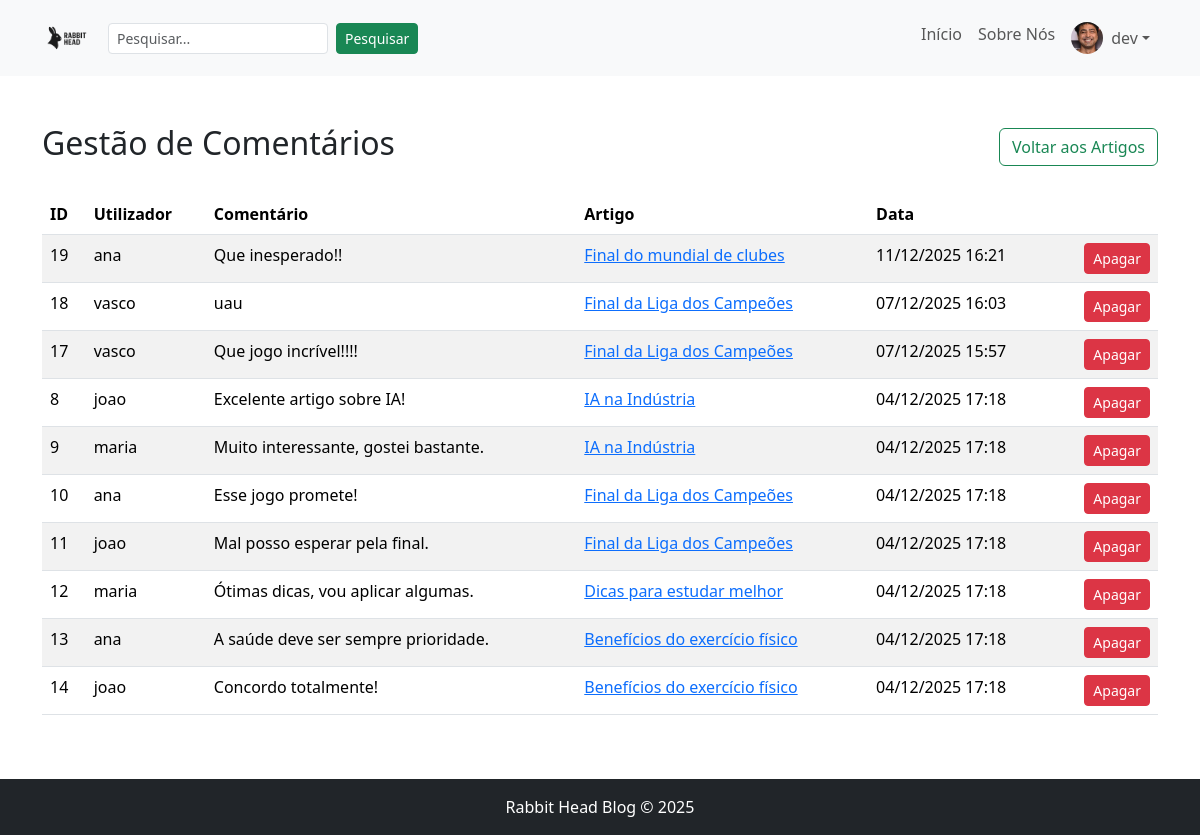
/admin/comments.php (signed in), run on the app's committed database.
### tables this page shows
CREATE TABLE `comentarios` (
  `id_comentario` int NOT NULL AUTO_INCREMENT,
  `id_user` int NOT NULL,
  `comentario` text NOT NULL,
  `data` datetime DEFAULT CURRENT_TIMESTAMP,
  `id_artigo` int NOT NULL,
  PRIMARY KEY (`id_comentario`),
  KEY `fk_comentarios_user` (`id_user`),
  KEY `fk_comentarios_artigo` (`id_artigo`),
  CONSTRAINT `fk_comentarios_artigo` FOREIGN KEY (`id_artigo`) REFERENCES `artigos` (`id_artigo`),
  CONSTRAINT `fk_comentarios_user` FOREIGN KEY (`id_user`) REFERENCES `users` (`id_user`)
);

CREATE TABLE `users` (
  `id_user` int NOT NULL AUTO_INCREMENT,
  `username` varchar(50) NOT NULL,
  `email` varchar(100) NOT NULL,
  `first_name` varchar(50) DEFAULT NULL,
  `last_name` varchar(50) DEFAULT NULL,
  `foto` varchar(255) DEFAULT NULL,
  `password` varchar(255) NOT NULL,
  `salt` varchar(255) NOT NULL,
  `superuser` tinyint(1) DEFAULT '0',
  `avatar` varchar(255) DEFAULT NULL,
  `role` varchar(20) NOT NULL DEFAULT 'user',
  `biografia` text,
  PRIMARY KEY (`id_user`),
  UNIQUE KEY `username` (`username`),
  UNIQUE KEY `email` (`email`)
);

CREATE TABLE `artigos` (
  `id_artigo` int NOT NULL AUTO_INCREMENT,
  `titulo` varchar(200) NOT NULL,
  `texto_artigo` text NOT NULL,
  `data` datetime DEFAULT CURRENT_TIMESTAMP,
  `foto` varchar(255) DEFAULT NULL,
  `id_categoria` int DEFAULT NULL,
  `URL_slug` varchar(255) NOT NULL DEFAULT '',
  `autor` int NOT NULL DEFAULT '0',
  PRIMARY KEY (`id_artigo`),
  KEY `fk_artigos_categoria` (`id_categoria`),
  CONSTRAINT `fk_artigos_categoria` FOREIGN KEY (`id_categoria`) REFERENCES `categorias` (`id_categoria`) ON DELETE SET NULL
);

### admin/comments.php (the view, shortened to what this page needs)
<?php
$conn = get_db();
$uid = (int)($_SESSION['user_id'] ?? 0);
$stmt = $conn->prepare('SELECT role, username FROM Users WHERE id_user = ? LIMIT 1');
$stmt->bind_param('i', $uid);
$stmt->execute();
$res = $stmt->get_result();
$role = 'user'; $username = '';
if ($r = $res->fetch_assoc()) $role = $r['role'] ?? 'user';
$comments = [];
$sql = 'SELECT c.id_comentario, c.comentario, DATE_FORMAT(c.data, "%d/%m/%Y %H:%i") as data, u.username, a.titulo, a.URL_slug, a.autor as artigo_autor FROM Comentarios c LEFT JOIN Users u ON c.id_user = u.id_user LEFT JOIN Artigos a ON c.id_artigo = a.id_artigo ';
$sql .= 'ORDER BY c.data DESC';
if ($role === 'author') {
    $q = $conn->prepare($sql);
    $q->bind_param('is', $uid, $username);
    $q->execute();
    $res = $q->get_result();
    while ($row = $res->fetch_assoc()) $comments[] = $row;
    $res->free();
    $q->close();
} else {
    if ($res = $conn->query($sql)) {
        while ($row = $res->fetch_assoc()) $comments[] = $row;
    }
}
function e($s){ return htmlspecialchars($s, ENT_QUOTES | ENT_SUBSTITUTE, 'UTF-8'); }
?>
<!DOCTYPE html>
<html lang="pt-pt">
<head>
    <link rel="stylesheet" href="../css/bootstrap.min.css">
    <link rel="stylesheet" href="../css/style.css">
</head>
<body>
<?php require_once __DIR__ . '/../partials/navbar.php'; ?>
<main class="container my-5">
    <div class="d-flex justify-content-between align-items-center mb-4">
        <h2>Gestão de Comentários</h2>
        <?php if (!empty($role) && $role === 'moderator'): ?>
              <a class="btn btn-outline-success" href="../index.php">Voltar aos Artigos</a>
        <?php else: ?>
              <a class="btn btn-outline-success" href="articles.php">Voltar aos Artigos</a>
        <?php endif; ?>
    </div>
    <?php if (count($comments) === 0): ?>
        <p>Nenhum comentário encontrado.</p>
    <?php else: ?>
        <div class="table-responsive">
            <table class="table table-striped">
                <thead>
                    <tr>
                        <th>ID</th>
                        <th>Utilizador</th>
                        <th>Comentário</th>
                        <th>Artigo</th>
                        <th>Data</th>
                        <th></th>
                    </tr>
                </thead>
                <tbody>
                <?php foreach ($comments as $c): ?>
                    <tr>
                        <td><?php echo e($c['id_comentario']); ?></td>
                        <td><?php echo e($c['username'] ?: 'Utilizador'); ?></td>
                        <td style="max-width:400px;"><?php echo nl2br(e($c['comentario'])); ?></td>
                        <td><?php if (!empty($c['URL_slug'])): ?><a href="../artigo.php?slug=<?php echo urlencode($c['URL_slug']); ?>" target="_blank"><?php echo e($c['titulo']); ?></a><?php else: ?>-<?php endif; ?></td>
                        <td><?php echo e($c['data']); ?></td>
                        <td class="text-end">
                            <a class="btn btn-sm btn-danger" href="delete_comment.php?id=<?php echo e($c['id_comentario']); ?>" onclick="return confirm('Apagar comentário?');">Apagar</a>
                        </td>
                    </tr>
                <?php endforeach; ?>
                </tbody>
            </table>
        </div>
    <?php endif; ?>
</main>
<?php require_once __DIR__ . '/../partials/footer.php'; ?>
</body>
</html>

### css/style.css (style rules this page uses)
html, body { height: 100%; }
body { display: flex; flex-direction: column; min-height: 100vh; }
main { flex: 1 0 auto; }

### data on the page
comentarios: id_comentario "19", id_user.username "ana", comentario "Que inesperado!!", id_artigo.titulo "Final do mundial de clubes", data "11/12/2025 16:21"
comentarios: id_comentario "18", id_user.username "vasco", comentario "uau", id_artigo.titulo "Final da Liga dos Campeões", data "07/12/2025 16:03"
comentarios: id_comentario "17", id_user.username "vasco", comentario "Que jogo incrível!!!!", id_artigo.titulo "Final da Liga dos Campeões", data "07/12/2025 15:57"
comentarios: id_comentario "8", id_user.username "joao", comentario "Excelente artigo sobre IA!", id_artigo.titulo "IA na Indústria", data "04/12/2025 17:18"
comentarios: id_comentario "9", id_user.username "maria", comentario "Muito interessante, gostei bastante.", id_artigo.titulo "IA na Indústria", data "04/12/2025 17:18"
comentarios: id_comentario "10", id_user.username "ana", comentario "Esse jogo promete!", id_artigo.titulo "Final da Liga dos Campeões", data "04/12/2025 17:18"
comentarios: id_comentario "11", id_user.username "joao", comentario "Mal posso esperar pela final.", id_artigo.titulo "Final da Liga dos Campeões", data "04/12/2025 17:18"
comentarios: id_comentario "12", id_user.username "maria", comentario "Ótimas dicas, vou aplicar algumas.", id_artigo.titulo "Dicas para estudar melhor", data "04/12/2025 17:18"
comentarios: id_comentario "13", id_user.username "ana", comentario "A saúde deve ser sempre prioridade.", id_artigo.titulo "Benefícios do exercício físico", data "04/12/2025 17:18"
comentarios: id_comentario "14", id_user.username "joao", comentario "Concordo totalmente!", id_artigo.titulo "Benefícios do exercício físico", data "04/12/2025 17:18"

### other printed values
$_SESSION['username'] "dev"
